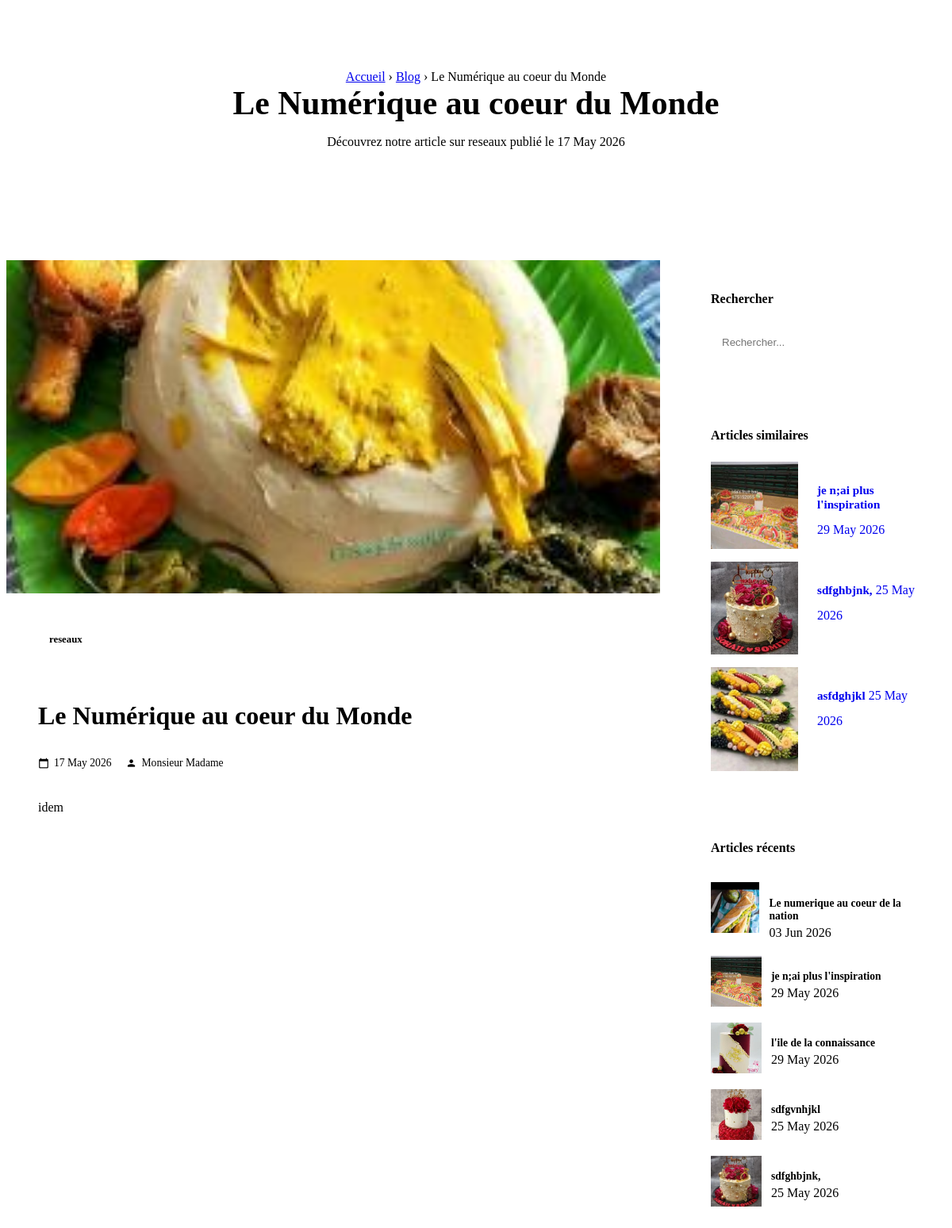
The app's page /article/2 with its own data.
### tables this page shows
CREATE TABLE IF NOT EXISTS `articles` (
  `id` int(11) NOT NULL AUTO_INCREMENT,
  `titre` varchar(255) DEFAULT NULL,
  `contenu` text,
  `image` varchar(255) DEFAULT NULL,
  `categorie_id` int(11) DEFAULT NULL,
  `auteur` varchar(100) DEFAULT NULL,
  `date_pub` datetime DEFAULT CURRENT_TIMESTAMP,
  `featured` tinyint(1) DEFAULT '0',
  PRIMARY KEY (`id`)
);

CREATE TABLE IF NOT EXISTS `categories` (
  `id` int(11) NOT NULL AUTO_INCREMENT,
  `nom` varchar(100) DEFAULT NULL,
  PRIMARY KEY (`id`)
);

### article.php (the view, shortened to what this page needs)
<?php
require_once 'config/db.php';
$url = explode('/', trim($_SERVER['REQUEST_URI'], '/'));
$id = isset($url[2]) ? (int)$url[2] : 0;
$stmt = $pdo->prepare("
    SELECT a.*, c.nom AS categorie
    FROM articles a
    LEFT JOIN categories c ON a.categorie_id = c.id
    WHERE a.id = ?
");
$stmt->execute([$id]);
$article = $stmt->fetch();
$recent = $pdo->query("
    SELECT id, titre, image, date_pub
    FROM articles
    ORDER BY date_pub DESC
    LIMIT 5
")->fetchAll();
$stmt = $pdo->prepare("
    SELECT id, titre, image, date_pub
    FROM articles
    WHERE categorie_id = ?
      AND id != ?
    ORDER BY date_pub DESC
    LIMIT 4
");
$stmt->execute([$article['categorie_id'], $article['id']]);
$related = $stmt->fetchAll();
 $titleParts= explode (' ', $article['titre'], 2);
?>
<!DOCTYPE html>
<html lang="fr">
<head>
  <link rel="stylesheet" href="/StandComputer/shared" />
</head>
<body>
<section class="page-hero article-hero">
  <div class="container">
    <div class="breadcrumb">
      <a href="/StandComputer/">Accueil</a>
      <span>›</span>
      <a href="/StandComputer/blog">Blog</a>
      <span>›</span>
      <span><?= htmlspecialchars($article['titre']) ?></span>
    </div>
      <h1>
     <?php echo  htmlspecialchars($titleParts[0]); ?>
              <?php if (isset ($titleParts[1])) :?>
                <span class="accent"> <?php echo  htmlspecialchars($titleParts[1]); ?></span>
              <?php endif; ?>
              </h1>
    <p>
      Découvrez notre article sur
      <span class="accent"><?= htmlspecialchars($article['categorie']) ?></span>
      publié le <?= date('d M Y', strtotime($article['date_pub'])) ?>
    </p>
  </div>
</section>
<section class="article-section">
  <div class="container article-layout">
    <article class="article-content-card">
      <?php if (!empty($article['image'])): ?>
        <img
          src="/StandComputer/admin/uploads/articles/<?= htmlspecialchars($article['image']) ?>"
          class="article-cover"
        />
      <?php endif; ?>
      <div class="article-content">
        <span class="article-category">
          <?= htmlspecialchars($article['categorie']) ?>
        </span>
        <h1 class="article-title">
          <?= htmlspecialchars($article['titre']) ?>
        </h1>
        <div class="article-meta-content">
          <span><span class="material-icons-round" style="font-size:14px">calendar_today</span> <?= date('d M Y', strtotime($article['date_pub'])) ?></span>
          <?php if (!empty($article['auteur'])): ?>
            <span> <span class="material-icons-round" style="font-size:14px">person</span><?= htmlspecialchars($article['auteur']) ?></span>
          <?php endif; ?>
        </div>
        <?= nl2br($article['contenu']) ?>
      </div>
    </article>
    <aside class="article-sidebar">
      <div class="sidebar-widget">
        <h3>Rechercher</h3>
        <form method="GET" action="/StandComputer/blog" class="search-form">
          <input type="text" name="search" placeholder="Rechercher..." />
          <button><span class="material-icons-round" style="font-size:18px">search</span></button>
        </form>
      </div>
    <div class="sidebar-widget">
  <h3>Articles similaires</h3>
  <?php if (!empty($related)): ?>
    <div class="related-grid">
            <?php foreach ($related as $item): ?>
              <a href="/StandComputer/article/<?= $item['id'] ?>" class="related-card">
                <?php if (!empty($item['image'])): ?>
                  <img src="/StandComputer/admin/uploads/articles/<?= htmlspecialchars($item['image']) ?>" />
                <?php endif; ?>
                <div class="related-body">
                  <h3><?= htmlspecialchars($item['titre']) ?></h3>
                  <span><?= date('d M Y', strtotime($item['date_pub'])) ?></span>
                </div>
              </a>
            <?php endforeach; ?>
          </div>
          </div>
  <?php endif; ?>
      <div class="sidebar-widget">
        <h3>Articles récents</h3>
        <?php foreach ($recent as $r): ?>
          <a href="/StandComputer/article/<?= $r['id'] ?>" class="recent-post">
            <?php if (!empty($r['image'])): ?>
              <img src="/StandComputer/admin/uploads/articles/<?= htmlspecialchars($r['image']) ?>" />
            <?php endif; ?>
            <div>
              <h4><?= htmlspecialchars($r['titre']) ?></h4>
              <span><?= date('d M Y', strtotime($r['date_pub'])) ?></span>
            </div>
          </a>
        <?php endforeach; ?>
      </div>
    </aside>
            </div>
</section>
</body>
</html>

### article.php (style rules this page uses)
body { padding-top: var(--nav-h); }
.article-section { padding: 80px 0; }
.article-hero { padding: 80px 0 60px; text-align: center; }
.article-hero h1 { font-size: 2.6rem; font-weight: 800; max-width: 900px; margin: auto; }
.article-hero p { max-width: 700px; margin: 16px auto 0; color: var(--text-muted); }
.article-layout { display: grid; grid-template-columns: 1fr 320px; gap: 40px; align-items: start; }
.article-content-card { width: 100%; max-width: 900px; background: var(--surface); border: 1px solid var(--border); border-radius: var(--radius-lg); overflow: hidden; box-shadow: var(--shadow-sm); }
.article-cover { width: 100%; height: 420px; object-fit: cover; display: block; }
.article-content { padding: 40px; line-height: 1.9; color: var(--text-main); }
.article-category { display: inline-block; padding: 6px 14px; border-radius: var(--radius-pill); background: var(--bg-light); color: var(--primary); font-size: 0.8rem; font-weight: 600; margin-bottom: 16px; }
.article-title { font-size: 2rem; font-weight: 800; margin-bottom: 16px; }
.article-meta-content { display: flex; gap: 18px; flex-wrap: wrap; font-size: 0.85rem; color: var(--text-muted); margin-bottom: 28px; }
.article-meta-content span { display: flex; align-items: center; gap: 6px; }
.article-sidebar { position: sticky; top: calc(var(--nav-h) + 20px); }
.sidebar-widget { background: var(--surface); border: 1px solid var(--border); border-radius: var(--radius-lg); padding: 24px; box-shadow: var(--shadow-sm); margin-bottom: 24px; }
.sidebar-widget h3 { font-size: 1rem; font-weight: 700; margin-bottom: 16px; border-bottom: 2px solid var(--accent); display: inline-block; padding-bottom: 8px; }
.search-form { display: flex; gap: 8px; }
.search-form input { flex: 1; padding: 10px 14px; border-radius: var(--radius-pill); border: 1px solid var(--border); outline: none; }
.search-form button { width: 42px; height: 42px; border-radius: 50%; background: var(--primary); color: #fff; border: none; cursor: pointer; }
.recent-post { display: flex; gap: 12px; padding: 10px 0; border-bottom: 1px solid var(--border); text-decoration: none; color: inherit; transition: 0.2s; }
.recent-post:last-child { border-bottom: none; }
.recent-post img { width: 64px; height: 64px; object-fit: cover; border-radius: var(--radius-sm); }
.recent-post h4 { font-size: 0.85rem; margin-bottom: 4px; }
.related-grid { display: grid; grid-template-columns: 1fr; gap: 16px; }
.related-card { display: flex; gap: 12px; background: var(--surface); border: 1px solid var(--border); border-radius: var(--radius-lg); overflow: hidden; text-decoration: none; transition: 0.2s; }
.related-card img { width: 110px; height: 100%; object-fit: cover; }
.related-body { padding: 12px; }
.related-body h3 { font-size: 0.95rem; margin-bottom: 6px; }

### records on screen
articles: titre "Le Numérique au coeur du Monde", titre "Le", titre "Numérique au coeur du Monde", categorie.nom "reseaux", date_pub "17 May 2026", image (picture), auteur "Monsieur Madame", contenu "idem"
articles: image (picture), titre "je n;ai plus l'inspiration", date_pub "29 May 2026"
articles: image (picture), titre "sdfghbjnk,", date_pub "25 May 2026"
articles: image (picture), titre "asfdghjkl", date_pub "25 May 2026"
articles: image (picture), titre "Le numerique au coeur de la nation", date_pub "03 Jun 2026"
articles: image (picture), titre "l'ile de la connaissance", date_pub "29 May 2026"
articles: image (picture), titre "sdfgvnhjkl", date_pub "25 May 2026"
